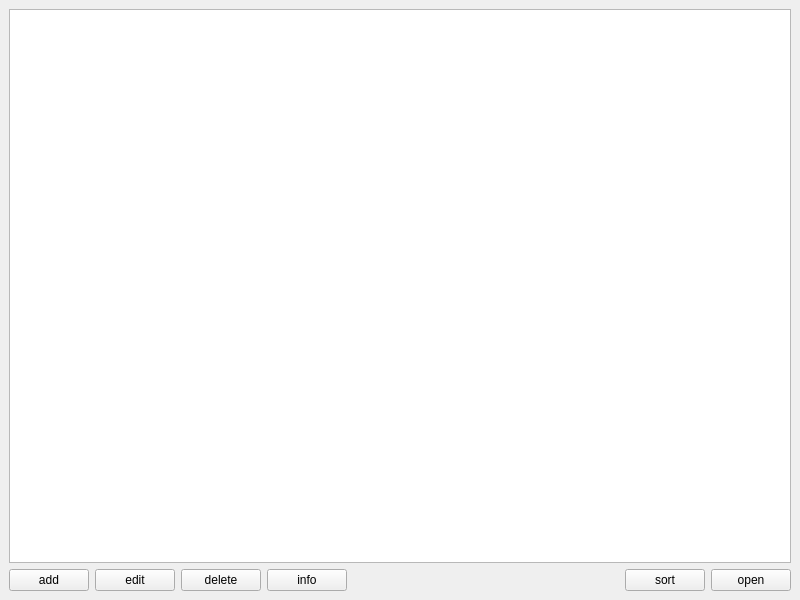
<?xml version="1.0" encoding="UTF-8"?>
<ui version="4.0">
 <class>MainWindow</class>
 <widget class="QMainWindow" name="MainWindow">
  <property name="geometry">
   <rect>
    <x>0</x>
    <y>0</y>
    <width>800</width>
    <height>600</height>
   </rect>
  </property>
  <property name="windowTitle">
   <string>Cистема абонентов мобильного оператора </string>
  </property>
  <widget class="QWidget" name="centralwidget">
   <layout class="QVBoxLayout" name="verticalLayout">
    <item>
     <widget class="QListWidget" name="listWidget_user"/>
    </item>
    <item>
     <layout class="QHBoxLayout" name="horizontalLayout">
      <item>
       <widget class="QPushButton" name="pushButton_add">
        <property name="text">
         <string>add</string>
        </property>
        <property name="icon">
         <iconset resource="res.qrc">
          <normaloff>:/icon/icon/user_add.png</normaloff>:/icon/icon/user_add.png</iconset>
        </property>
       </widget>
      </item>
      <item>
       <widget class="QPushButton" name="pushButton_edit">
        <property name="text">
         <string>edit</string>
        </property>
        <property name="icon">
         <iconset resource="res.qrc">
          <normaloff>:/icon/icon/user_edit.png</normaloff>:/icon/icon/user_edit.png</iconset>
        </property>
       </widget>
      </item>
      <item>
       <widget class="QPushButton" name="pushButton_delete">
        <property name="text">
         <string>delete</string>
        </property>
        <property name="icon">
         <iconset resource="res.qrc">
          <normaloff>:/icon/icon/user_delete.png</normaloff>:/icon/icon/user_delete.png</iconset>
        </property>
       </widget>
      </item>
      <item>
       <widget class="QPushButton" name="pushButton_info">
        <property name="text">
         <string>info</string>
        </property>
        <property name="icon">
         <iconset>
          <normalon>:/icon/icon/user_info.png</normalon>
         </iconset>
        </property>
       </widget>
      </item>
      <item>
       <spacer name="horizontalSpacer">
        <property name="orientation">
         <enum>Qt::Horizontal</enum>
        </property>
        <property name="sizeHint" stdset="0">
         <size>
          <width>40</width>
          <height>20</height>
         </size>
        </property>
       </spacer>
      </item>
      <item>
       <widget class="QPushButton" name="pushButton_sort">
        <property name="text">
         <string>sort</string>
        </property>
        <property name="icon">
         <iconset>
          <normalon>:/icon/icon/sort.png</normalon>
         </iconset>
        </property>
       </widget>
      </item>
      <item>
       <widget class="QPushButton" name="pushButton_open_file">
        <property name="text">
         <string>open</string>
        </property>
        <property name="icon">
         <iconset>
          <normalon>:/icon/icon/open_file.png</normalon>
         </iconset>
        </property>
       </widget>
      </item>
     </layout>
    </item>
   </layout>
  </widget>
 </widget>
 <resources>
  <include location="res.qrc"/>
 </resources>
 <connections/>
</ui>
